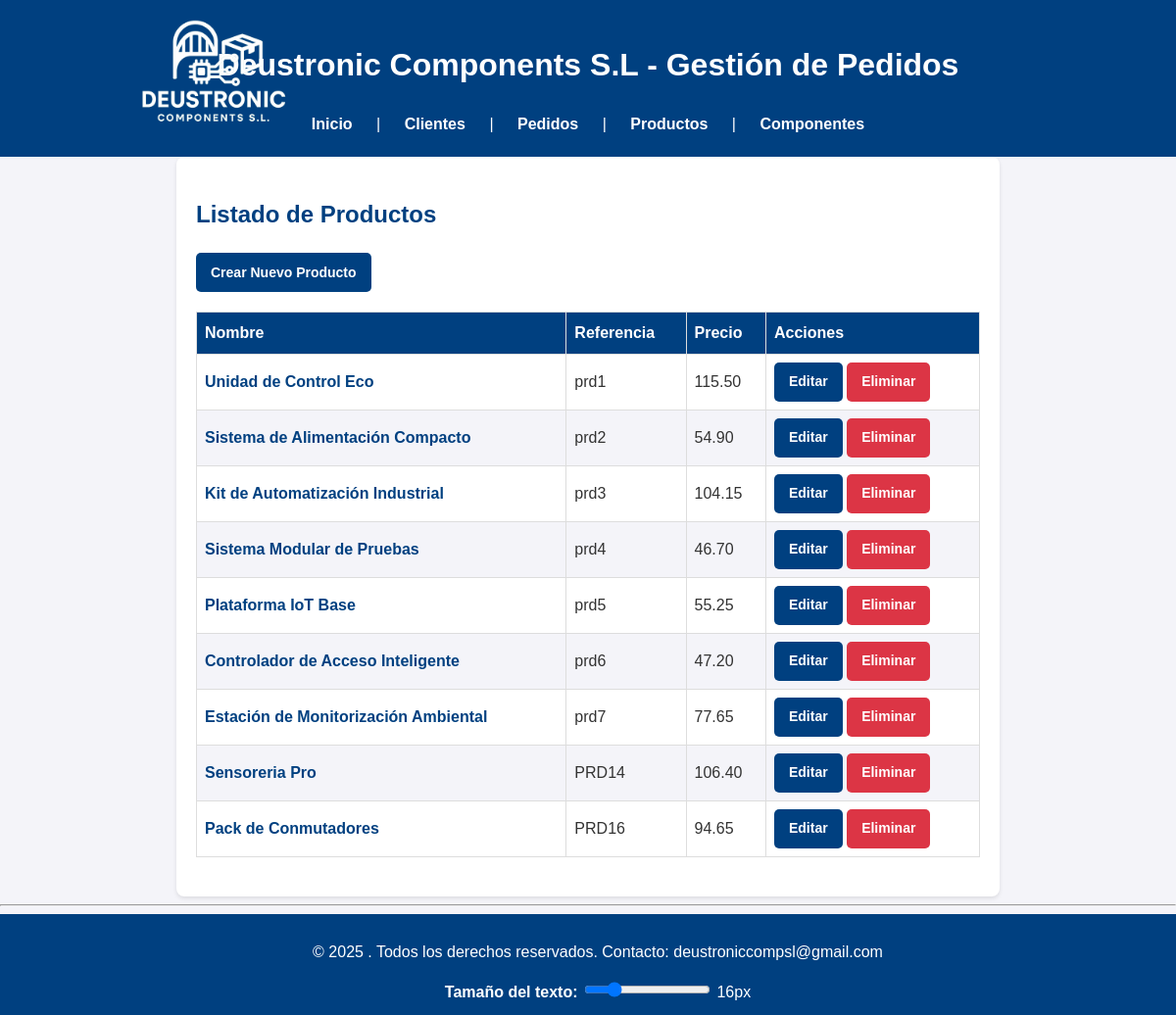
Before: /productos/ with the older database file.
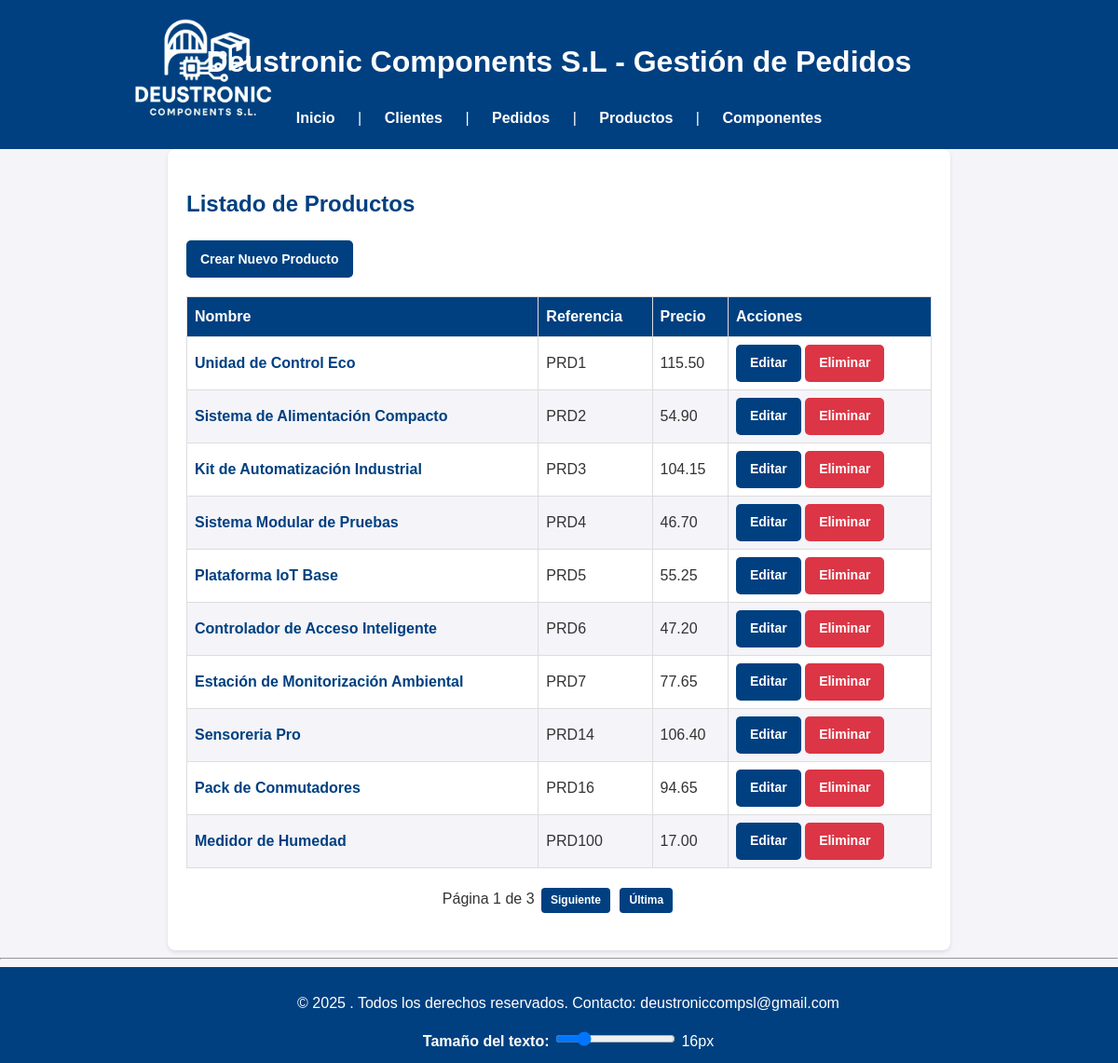
After: the same page with the newer database file.
### appEntrega/models.py (models this page shows, shortened)
class Producto(models.Model):
    referencia = models.CharField(max_length=50, unique=True)
    nombre = models.CharField(max_length=100)
    descripcion = models.TextField()
    categoria = models.CharField(max_length=100)
    componentes = models.ManyToManyField(Componente, related_name='productos')
    precio = models.DecimalField(max_digits=10, decimal_places=2)

### appEntrega/views.py (the view)
# urls.py: path("productos/", ProductoListView.as_view(), name="producto_listado"),
class ProductoListView(ListView):
    model = Producto
    template_name = 'producto_listado.html'
    context_object_name = 'productos'
    paginate_by = 10

### appEntrega/templates/producto_listado.html (shortened to what this page needs)
{% extends "base.html" %}
{% block content %}
<h2>Listado de Productos</h2>
<a href="{% url 'producto_crear' %}" class="button">Crear Nuevo Producto</a>
<table>
    <thead>
        <tr>
            <th>Nombre</th>
            <th>Referencia</th>
            <th>Precio</th>
            <th>Acciones</th>
        </tr>
    </thead>
    <tbody>
        {% for producto in productos %}
        <tr>
            <td><a href="{% url 'producto_detalle' producto.id %}" class="detalle_link">{{ producto.nombre }}</a></td>
            <td>{{ producto.referencia }}</td>
            <td>{{ producto.precio }}</td>
            <td>
                <a href="{% url 'producto_editar' producto.id %}" class="button">Editar</a>
                <a href="{% url 'producto_eliminar' producto.id %}" class="btn-eliminar">Eliminar</a>
            </td>
        </tr>
        {% empty %}
        <tr>
            <td colspan="4">No hay productos registrados.</td>
        </tr>
        {% endfor %}
    </tbody>
</table>
{% if is_paginated %}
  <div class="paginacion">
    Página {{ page_obj.number }} de {{ page_obj.paginator.num_pages }}
    {% if page_obj.has_next %}
      <a href="?page={{ page_obj.next_page_number }}">Siguiente</a>
      <a href="?page={{ page_obj.paginator.num_pages }}">Última</a>
    {% endif %}
  </div>
{% endif %}
{% endblock %}

### appEntrega/templates/base.html (shortened to what this page needs)
{% load static %}
<!DOCTYPE html>
<html lang="es">
<head>
    <link rel="stylesheet" type="text/css" href="{% static 'CSS/stylesheet.css' %}">
</head>
<body>
    <header class="header">
        <div class="logo-container">
            <a href="{% url 'home' %}">
                <img src="{% static 'images/logo.png' %}" alt="Logo de Deustronic Components" class="logo">
            </a>
        </div>
        <div class="header-content">
            <h1>Deustronic Components S.L - Gestión de Pedidos</h1>
            <div id="enlacesHed">
                <a href="{% url 'home' %}">Inicio</a> |
                <a href="{% url 'cliente_listado' %}">Clientes</a> |
                <a href="{% url 'pedido_listado' %}">Pedidos</a> |
                <a href="{% url 'producto_listado' %}">Productos</a> |
                <a href="{% url 'componente_listado' %}">Componentes</a>
            </div>
        </div>
    </header>
    <main>
        {% block content %}
        {% endblock %}
    </main>
    <hr>
    <footer>
    <p>&copy; 2025 . Todos los derechos reservados.         Contacto: <a href= "https://mail.google.com/mail/u/0/?tab=rm&ogbl#inbox">deustroniccompsl@gmail.com</a></p>
    <div>
        <label for="deslizante"><strong>Tamaño del texto:</strong></label>
        <input type="range" id="deslizante" min="12" max="32" value="16">
        <span id="valorDeslizante">16px</span>
    </div>
    </footer>
</body>
</html>

### appEntrega/static/CSS/stylesheet.css (style rules this page uses)
body { font-family: 'Arial', sans-serif; line-height: 1.6; margin: 0; padding: 0; background-color: #f4f4f9; color: #333; }
h2 { color: #004080; margin-bottom: 20px; }
.header { display: flex; align-items: center; justify-content: center; background-color: #004080; color: white; padding: 20px 10px; position: relative; }
.logo-container { position: absolute; left: 10%; top: 50%; transform: translateY(-50%); }
.logo { height: auto; max-height: 300px; width: auto; max-width: 200px; }
.header-content { text-align: center; }
#enlacesHed a { color: white; text-decoration: none; margin: 0 10px; font-weight: bold; padding: 5px 10px; border-radius: 5px; transition: background-color 0.3s, color 0.3s; }
main { padding: 20px; max-width: 800px; margin: 0 auto; background: white; border-radius: 8px; box-shadow: 0 2px 4px rgba(0, 0, 0, 0.1); }
button, a.button { display: inline-flex; align-items: center; justify-content: center; background-color: #004080; color: white; padding: 10px 15px; text-decoration: none; border: none; border-radius: 5px; cursor: pointer; font-size: 14px; font-weight: bold; text-align: center; transition: background-color 0.3s, color 0.3s; height: 40px; box-sizing: border-box; }
footer { text-align: center; padding: 10px; background-color: #004080; color: white; position: relative; bottom: 0; width: 100%; }
footer a { color: #ffffff; text-decoration: none; }
table { width: 100%; border-collapse: collapse; margin: 20px 0; font-size: 16px; text-align: left; }
table th, table td { border: 1px solid #ddd; padding: 8px; }
table th { background-color: #004080; color: white; }
table tr:nth-child(even) { background-color: #f4f4f9; }
.btn-eliminar { display: inline-flex; align-items: center; justify-content: center; background-color: #dc3545; color: white; padding: 10px 15px; text-decoration: none; border: none; border-radius: 5px; cursor: pointer; font-size: 14px; font-weight: bold; text-align: center; transition: background-color 0.3s ease, color 0.3s ease; height: 40px; box-sizing: border-box; }
a.detalle_link { color: #004080; text-decoration: none; font-weight: bold; transition: color 0.3s; }
.paginacion { margin: 20px 0; text-align: center; }
.paginacion a { display: inline-block; background-color: #004080; color: white; padding: 4px 10px; margin: 0 3px; border-radius: 4px; font-size: 12px; text-decoration: none; border: none; font-weight: bold; transition: background-color 0.3s, color 0.3s; cursor: pointer; }

Changed rows visible on the page:
changed Producto "Unidad de Control Eco": referencia "prd1" → "PRD1"
changed Producto "Sistema de Alimentación Compacto": referencia "prd2" → "PRD2"
changed Producto "Kit de Automatización Industrial": referencia "prd3" → "PRD3"
changed Producto "Sistema Modular de Pruebas": referencia "prd4" → "PRD4"
changed Producto "Plataforma IoT Base": referencia "prd5" → "PRD5"
changed Producto "Controlador de Acceso Inteligente": referencia "prd6" → "PRD6"
changed Producto "Estación de Monitorización Ambiental": referencia "prd7" → "PRD7"
added Producto: nombre "Medidor de Humedad", referencia "PRD100", precio "17.00"
Other visible differences:
{{ page_obj.number }}: (not shown) → "1"
{{ page_obj.paginator.num_pages }}: (not shown) → "3"
text now shown: "Página de Siguiente Última"
